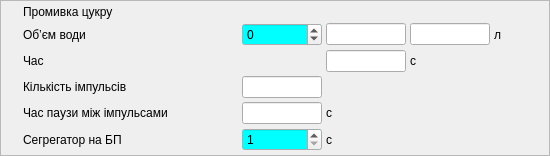
       <widget class="QFrame" name="f_5">
        <property name="minimumSize">
         <size>
          <width>160</width>
          <height>0</height>
         </size>
        </property>
        <property name="frameShape">
         <enum>QFrame::StyledPanel</enum>
        </property>
        <property name="frameShadow">
         <enum>QFrame::Raised</enum>
        </property>
        <layout class="QGridLayout" name="gridLayout_4">
         <property name="leftMargin">
          <number>4</number>
         </property>
         <property name="topMargin">
          <number>4</number>
         </property>
         <property name="rightMargin">
          <number>4</number>
         </property>
         <property name="bottomMargin">
          <number>4</number>
         </property>
         <property name="spacing">
          <number>4</number>
         </property>
         <item row="0" column="0">
          <widget class="QCheckBox" name="cb_pr">
           <property name="styleSheet">
            <string notr="true">QCheckBox{
min-width: 14px;
min-height: 14px;
max-width: 14px;
max-height: 14px;
}
QCheckBox:checked
{
	
	image: url(:/butons/pict/bool_green_true_48x48.png);
}

QCheckBox:unchecked
{
	
	image: url(:/butons/pict/bool_green_false_48x48.png);
	
}

QCheckBox:indicator
{
	background: rgba(0, 0, 0, 0);
	height: 14px;
	width: 14px;
}
</string>
           </property>
           <property name="text">
            <string>CheckBox</string>
           </property>
          </widget>
         </item>
         <item row="0" column="1" colspan="6">
          <widget class="QLabel" name="label_15">
           <property name="text">
            <string>Промивка цукру</string>
           </property>
          </widget>
         </item>
         <item row="1" column="4">
          <widget class="QLineEdit" name="Q_pr">
           <property name="minimumSize">
            <size>
             <width>0</width>
             <height>0</height>
            </size>
           </property>
           <property name="maximumSize">
            <size>
             <width>80</width>
             <height>16777215</height>
            </size>
           </property>
           <property name="toolTip">
            <string>Фактична кількість води на промивку цукру</string>
           </property>
           <property name="readOnly">
            <bool>true</bool>
           </property>
          </widget>
         </item>
         <item row="1" column="5">
          <widget class="QLabel" name="label_16">
           <property name="text">
            <string>л</string>
           </property>
          </widget>
         </item>
         <item row="1" column="6" rowspan="4">
          <spacer name="horizontalSpacer_4">
           <property name="orientation">
            <enum>Qt::Horizontal</enum>
           </property>
           <property name="sizeHint" stdset="0">
            <size>
             <width>40</width>
             <height>20</height>
            </size>
           </property>
          </spacer>
         </item>
         <item row="1" column="1">
          <widget class="QLabel" name="label_17">
           <property name="minimumSize">
            <size>
             <width>215</width>
             <height>0</height>
            </size>
           </property>
           <property name="text">
            <string>Об’єм води</string>
           </property>
          </widget>
         </item>
         <item row="2" column="1">
          <widget class="QLabel" name="label_19">
           <property name="minimumSize">
            <size>
             <width>215</width>
             <height>0</height>
            </size>
           </property>
           <property name="text">
            <string>Час</string>
           </property>
          </widget>
         </item>
         <item row="1" column="3">
          <widget class="QLineEdit" name="Q_pr_zd">
           <property name="minimumSize">
            <size>
             <width>0</width>
             <height>0</height>
            </size>
           </property>
           <property name="maximumSize">
            <size>
             <width>80</width>
             <height>16777215</height>
            </size>
           </property>
           <property name="toolTip">
            <string>Задана кількість води на промивку цукру</string>
           </property>
           <property name="readOnly">
            <bool>true</bool>
           </property>
          </widget>
         </item>
         <item row="3" column="1">
          <widget class="QLabel" name="label_23">
           <property name="minimumSize">
            <size>
             <width>215</width>
             <height>0</height>
            </size>
           </property>
           <property name="text">
            <string>Кількість імпульсів</string>
           </property>
          </widget>
         </item>
         <item row="4" column="1">
          <widget class="QLabel" name="label_24">
           <property name="minimumSize">
            <size>
             <width>215</width>
             <height>0</height>
            </size>
           </property>
           <property name="text">
            <string>Час паузи між імпульсами</string>
           </property>
          </widget>
         </item>
         <item row="1" column="2">
          <widget class="QDoubleSpinBox" name="Q_k">
           <property name="minimumSize">
            <size>
             <width>80</width>
             <height>0</height>
            </size>
           </property>
           <property name="palette">
            <palette>
             <active>
              <colorrole role="Base">
               <brush brushstyle="SolidPattern">
                <color alpha="255">
                 <red>0</red>
                 <green>255</green>
                 <blue>255</blue>
                </color>
               </brush>
              </colorrole>
             </active>
             <inactive>
              <colorrole role="Base">
               <brush brushstyle="SolidPattern">
                <color alpha="255">
                 <red>0</red>
                 <green>255</green>
                 <blue>255</blue>
                </color>
               </brush>
              </colorrole>
             </inactive>
             <disabled>
              <colorrole role="Base">
               <brush brushstyle="SolidPattern">
                <color alpha="255">
                 <red>244</red>
                 <green>244</green>
                 <blue>244</blue>
                </color>
               </brush>
              </colorrole>
             </disabled>
            </palette>
           </property>
           <property name="toolTip">
            <string>Корекція кількості води на промивку цукру</string>
           </property>
           <property name="decimals">
            <number>0</number>
           </property>
           <property name="minimum">
            <double>-50.000000000000000</double>
           </property>
           <property name="maximum">
            <double>50.000000000000000</double>
           </property>
           <property name="singleStep">
            <double>1.000000000000000</double>
           </property>
          </widget>
         </item>
         <item row="3" column="2">
          <widget class="QLineEdit" name="Imp">
           <property name="minimumSize">
            <size>
             <width>0</width>
             <height>0</height>
            </size>
           </property>
           <property name="maximumSize">
            <size>
             <width>80</width>
             <height>16777215</height>
            </size>
           </property>
           <property name="toolTip">
            <string>Задана кількість імпульсів пробілювання</string>
           </property>
           <property name="readOnly">
            <bool>true</bool>
           </property>
          </widget>
         </item>
         <item row="4" column="2">
          <widget class="QLineEdit" name="T_p">
           <property name="minimumSize">
            <size>
             <width>0</width>
             <height>0</height>
            </size>
           </property>
           <property name="maximumSize">
            <size>
             <width>80</width>
             <height>16777215</height>
            </size>
           </property>
           <property name="toolTip">
            <string>Заданий час паузи між імпульсами</string>
           </property>
           <property name="readOnly">
            <bool>true</bool>
           </property>
          </widget>
         </item>
         <item row="2" column="3">
          <widget class="QLineEdit" name="T_pr">
           <property name="minimumSize">
            <size>
             <width>0</width>
             <height>0</height>
            </size>
           </property>
           <property name="maximumSize">
            <size>
             <width>80</width>
             <height>16777215</height>
            </size>
           </property>
           <property name="toolTip">
            <string>Фактичний час промивки цукру</string>
           </property>
           <property name="readOnly">
            <bool>true</bool>
           </property>
          </widget>
         </item>
         <item row="2" column="4">
          <widget class="QLabel" name="label_18">
           <property name="text">
            <string>с</string>
           </property>
          </widget>
         </item>
         <item row="5" column="1">
          <widget class="QLabel" name="label_40">
           <property name="minimumSize">
            <size>
             <width>215</width>
             <height>0</height>
            </size>
           </property>
           <property name="text">
            <string>Сегрегатор на БП</string>
           </property>
          </widget>
         </item>
         <item row="5" column="2">
          <widget class="QSpinBox" name="Ts_b_zd">
           <property name="minimumSize">
            <size>
             <width>80</width>
             <height>0</height>
            </size>
           </property>
           <property name="palette">
            <palette>
             <active>
              <colorrole role="Base">
               <brush brushstyle="SolidPattern">
                <color alpha="255">
                 <red>0</red>
                 <green>255</green>
                 <blue>255</blue>
                </color>
               </brush>
              </colorrole>
             </active>
             <inactive>
              <colorrole role="Base">
               <brush brushstyle="SolidPattern">
                <color alpha="255">
                 <red>0</red>
                 <green>255</green>
                 <blue>255</blue>
                </color>
               </brush>
              </colorrole>
             </inactive>
             <disabled>
              <colorrole role="Base">
               <brush brushstyle="SolidPattern">
                <color alpha="255">
                 <red>244</red>
                 <green>244</green>
                 <blue>244</blue>
                </color>
               </brush>
              </colorrole>
             </disabled>
            </palette>
           </property>
           <property name="toolTip">
            <string>Заданий час сушіння</string>
           </property>
           <property name="minimum">
            <number>1</number>
           </property>
           <property name="maximum">
            <number>30</number>
           </property>
          </widget>
         </item>
         <item row="4" column="3">
          <widget class="QLabel" name="label_25">
           <property name="text">
            <string>с</string>
           </property>
          </widget>
         </item>
         <item row="5" column="3">
          <widget class="QLabel" name="label_41">
           <property name="text">
            <string>с</string>
           </property>
          </widget>
         </item>
        </layout>
       </widget>
